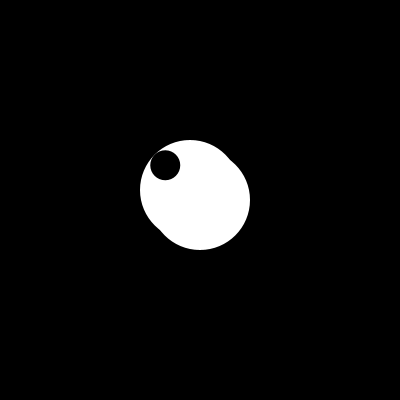
Frame 1 (no input)
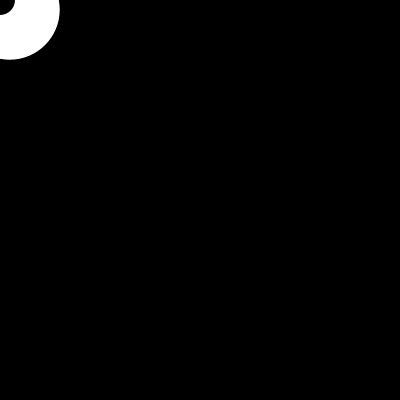
Frame 60 (the mouse pressed at the canvas centre just before this capture)
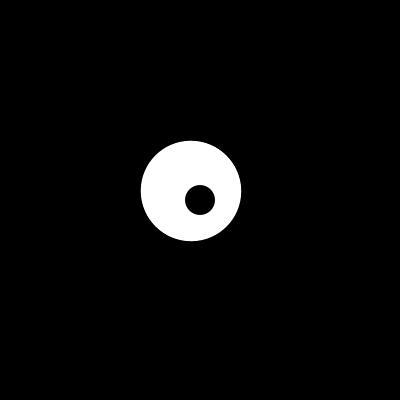
Frame 120 (the mouse held since frame 60 and released just before this capture)

The Processing sketch that drew these frames (run headless with seeded random() and noise(); from frame 60 on, the mouse is pressed at the canvas centre):

// Processing sketch: processing_68907
// ── processing_68907.pde

// code réorganisé de http://www.openprocessing.org/sketch/19103 
// et http://www.openprocessing.org/sketch/52046 par Thomas O Fredericks

float xOeil, yOeil;
int targetX, targetY, pupilleD, dOeil;

void setup() {
  size(400, 400);
  smooth();
  noStroke();

  xOeil=width/2;
  yOeil=height/2;
  dOeil=100;
  pupilleD=30;
// pour être identique à l'exemple (que l'oeil se rende au coin dès le début) je n'ai pas mis les 2 lignes suivantes. Mais j'aimais ça.
  //targetX = width/2; 
  //targetY = height/2;
}


void draw() {
  background(0);
  dessinOeil();  

  if ( mousePressed) {
    targetX = mouseX;
    targetY=mouseY;
  } 

  // CERCLE ROUGE
  float ratio = 0.05;
  xOeil = (targetX - xOeil)* ratio + xOeil;
  yOeil = (targetY - yOeil)* ratio + yOeil;
  dessinOeil();
}

void dessinOeil() {
  fill(255);

  ellipse(xOeil, yOeil, dOeil, dOeil);

  float radians = atan2(mouseY-yOeil, mouseX-xOeil);
  float distance = dist(mouseX, mouseY, xOeil, yOeil);

  distance = constrain(distance, 0, dOeil/2 - pupilleD/2);


  float pupilleX = cos(radians)* distance + xOeil;
  float pupilleY = sin(radians)* distance + yOeil;

  fill(0);
  ellipse(pupilleX, pupilleY, pupilleD, pupilleD);
}
